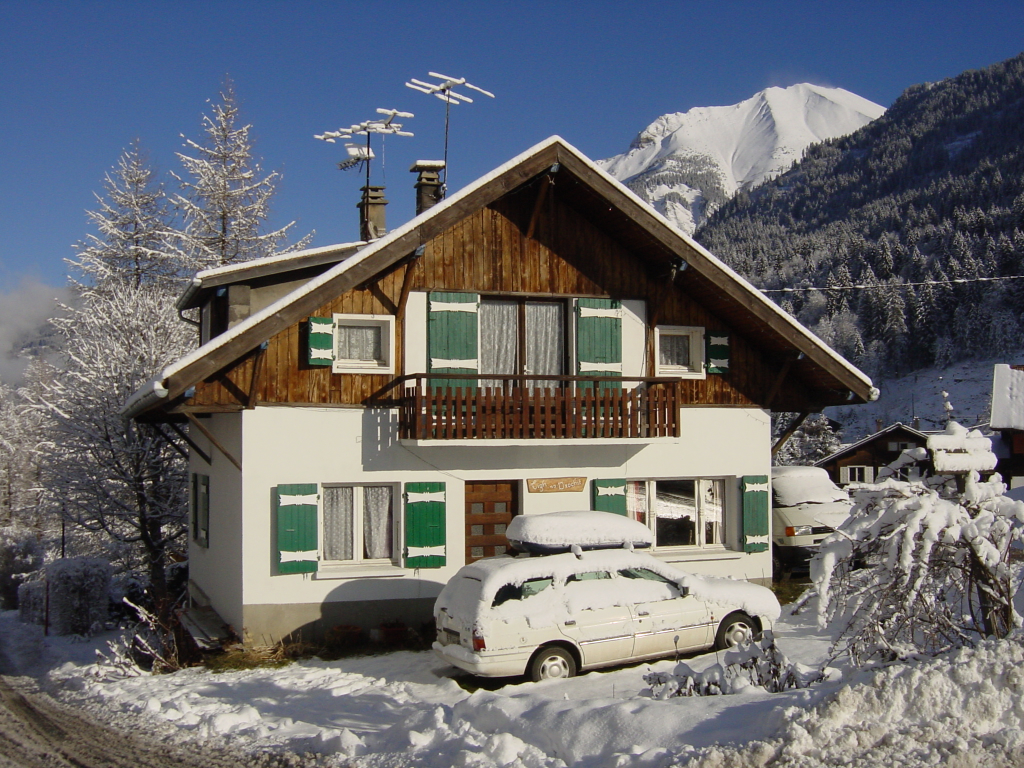
#> input picture photos/chalet1.jpg, 2048 x 1536 px (shown at 1/2 size)
$ python make_email_header.py
#> lines starting #> are read from the running program, lines starting #| are printed output that depends on the picture
"""
Builds the email header banner from the chalet photo.

Output: photos/email-header.jpg — 1200x420 (shown at 600x210, retina ready).
Run from the repo root:  python tools/make_email_header.py
"""
from pathlib import Path

from PIL import Image

ROOT = Path(__file__).resolve().parent.parent
SOURCE = ROOT / "photos" / "chalet1.jpg"
TARGET = ROOT / "photos" / "email-header.jpg"

WIDTH, HEIGHT = 1200, 420
# Bias the crop upward so the roof, trees and mountain stay in frame
# instead of the cars and the driveway.
VERTICAL_BIAS = 0.34


def main() -> None:
    img = Image.open(SOURCE).convert("RGB")
#> img is the input picture: PIL image 2048x1536 RGB; mean R, G, B 103, 104.8, 110.1

    target_ratio = WIDTH / HEIGHT
    src_w, src_h = img.size
#> src_w = 2048; src_h = 1536

    if src_w / src_h > target_ratio:
        crop_h = src_h
        crop_w = round(src_h * target_ratio)
    else:
        crop_w = src_w
#> crop_w = 2048
        crop_h = round(src_w / target_ratio)
#> crop_h = 717

    left = (src_w - crop_w) // 2
#> left = 0
    top = round((src_h - crop_h) * VERTICAL_BIAS)
#> top = 278

    banner = img.crop((left, top, left + crop_w, top + crop_h))
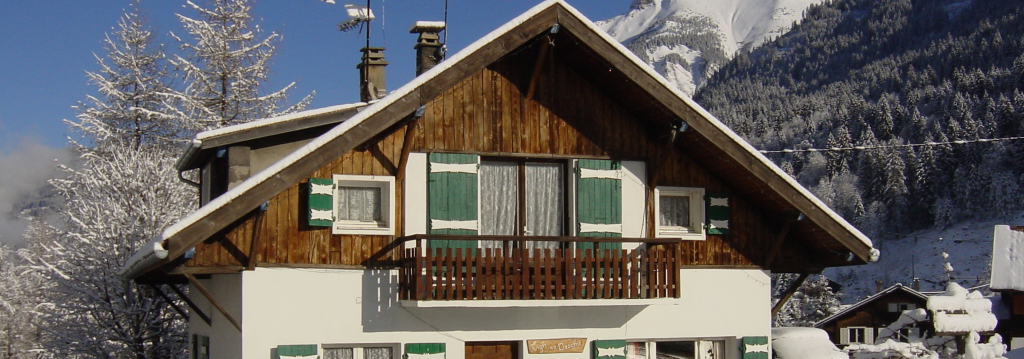
#> banner: PIL image 2048x717 RGB (shown at 1/2 size); mean R, G, B 98.7, 95.3, 94
    banner = banner.resize((WIDTH, HEIGHT), Image.LANCZOS)
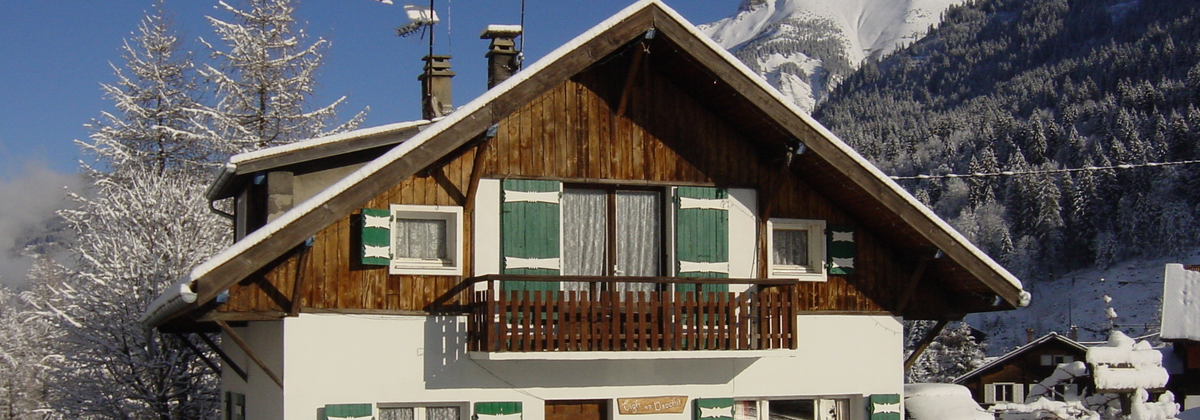
#> banner: PIL image 1200x420 RGB; mean R, G, B 98.7, 95.3, 94
    banner.save(TARGET, "JPEG", quality=82, optimize=True, progressive=True)

    print(f"{TARGET.relative_to(ROOT)} -> {banner.size}, {TARGET.stat().st_size // 1024} KB")
#| photos/email-header.jpg -> (1200, 420), 116 KB


if __name__ == "__main__":
    main()

$ run again, with photos/chalet2.jpg copied over photos/chalet1.jpg
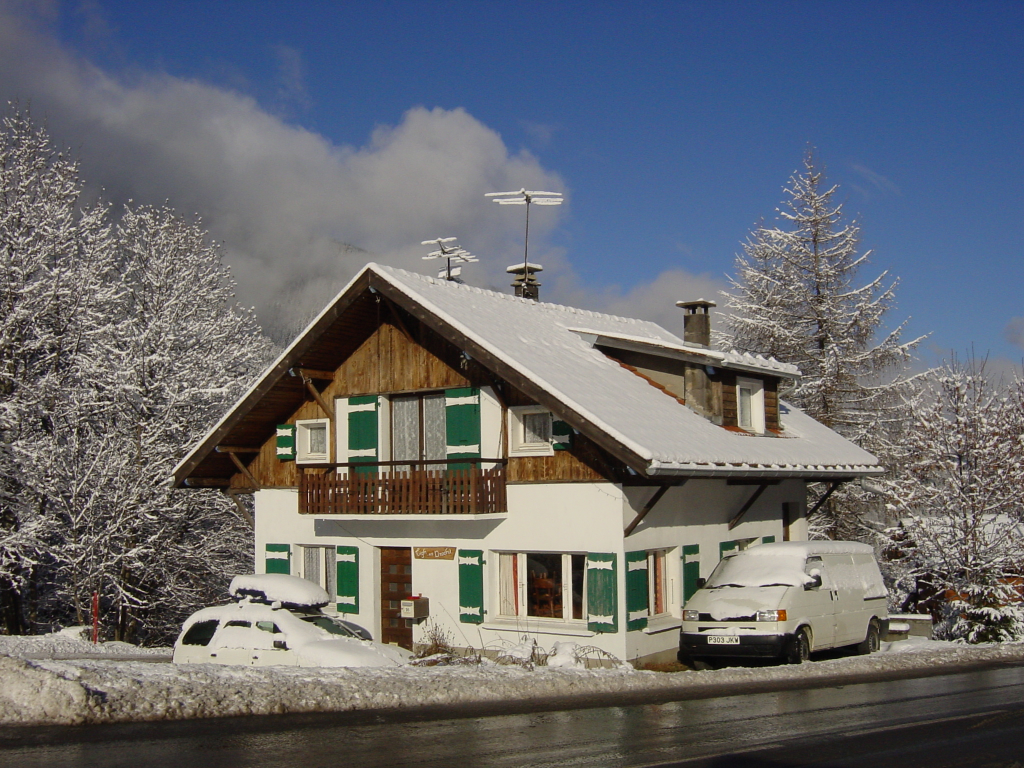
#> input picture photos/chalet2.jpg, 2048 x 1536 px (shown at 1/2 size)
#> in main, img is the input picture: PIL image 2048x1536 RGB; mean R, G, B 102.1, 104.6, 110.5
#> in main, `banner = img.crop((left, top, left + crop_w, top + crop_h))`:
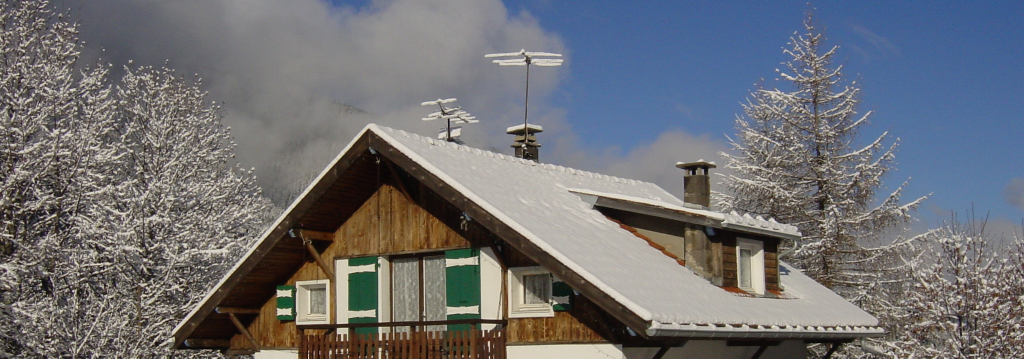
#> banner: PIL image 2048x717 RGB (shown at 1/2 size); mean R, G, B 110.8, 111.3, 115
#> in main, `banner = banner.resize((WIDTH, HEIGHT), Image.LANCZOS)`:
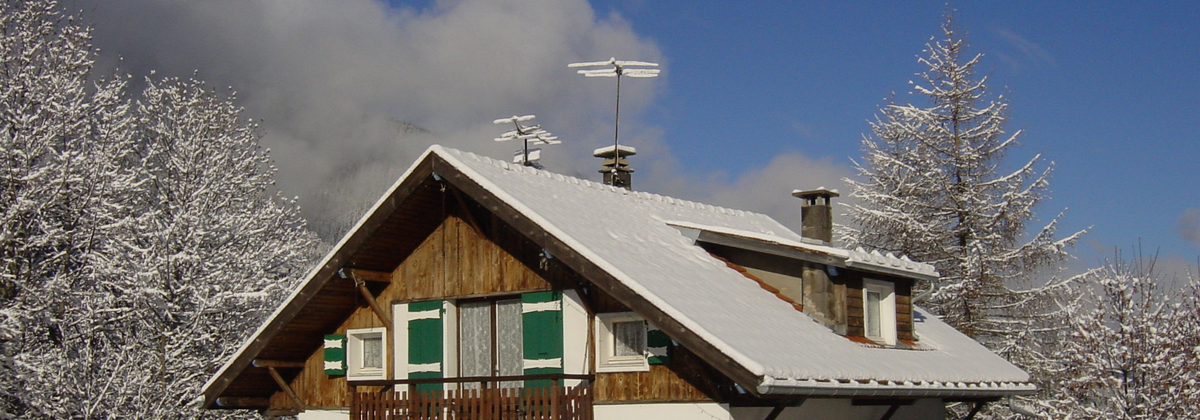
#> banner: PIL image 1200x420 RGB; mean R, G, B 110.8, 111.3, 115
#| photos/email-header.jpg -> (1200, 420), 116 KB

$ run again, with photos/chalet3.jpg copied over photos/chalet1.jpg
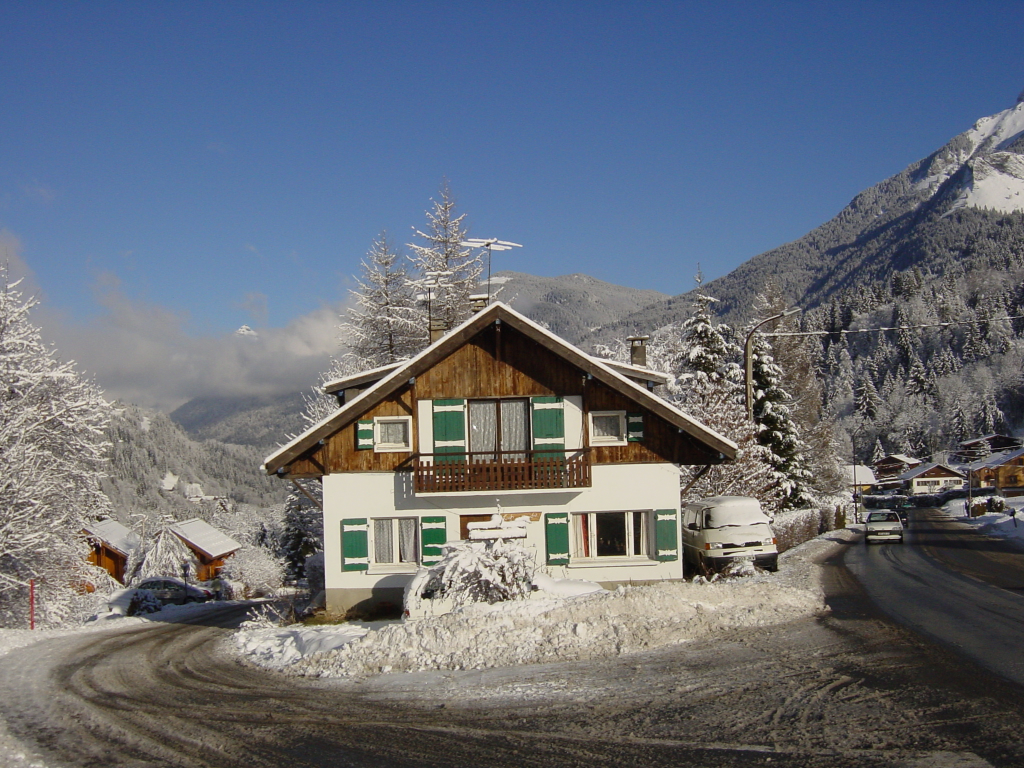
#> input picture photos/chalet3.jpg, 2048 x 1536 px (shown at 1/2 size)
#> in main, img is the input picture: PIL image 2048x1536 RGB; mean R, G, B 102.7, 109.2, 120.5
#> in main, `banner = img.crop((left, top, left + crop_w, top + crop_h))`:
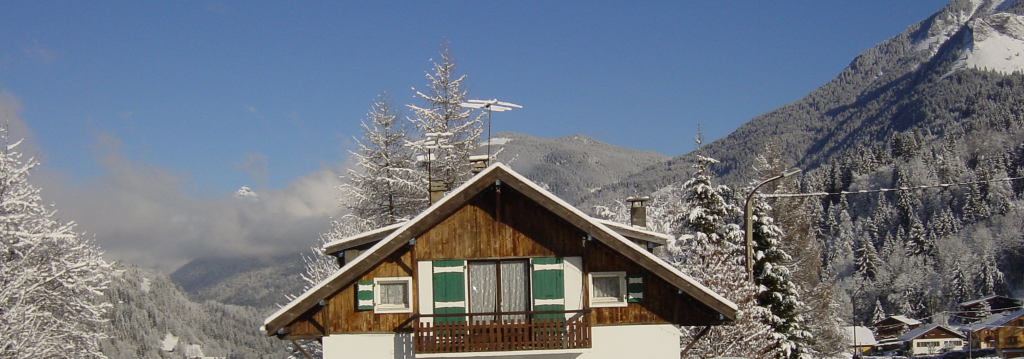
#> banner: PIL image 2048x717 RGB (shown at 1/2 size); mean R, G, B 108.6, 115.2, 126.2
#> in main, `banner = banner.resize((WIDTH, HEIGHT), Image.LANCZOS)`:
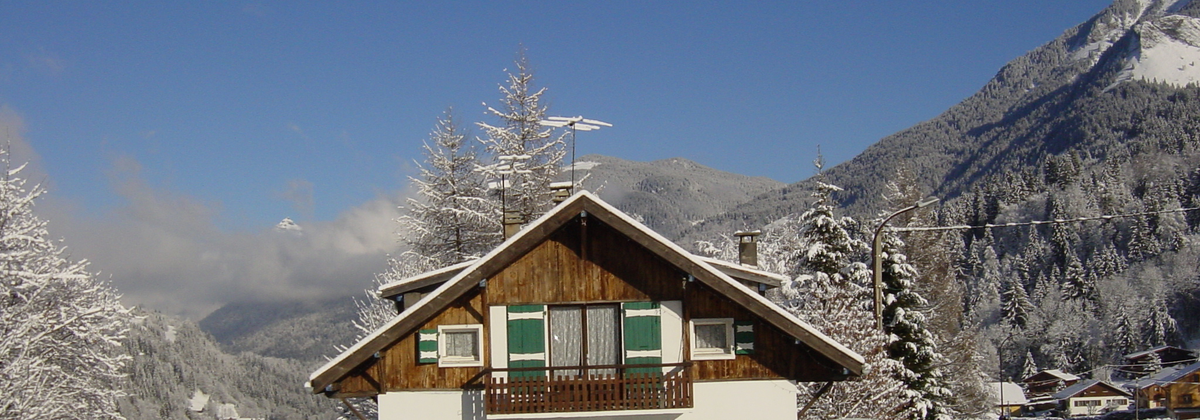
#> banner: PIL image 1200x420 RGB; mean R, G, B 108.6, 115.2, 126.2
#| photos/email-header.jpg -> (1200, 420), 116 KB

$ run again, with photos/11a_0015.jpg copied over photos/chalet1.jpg
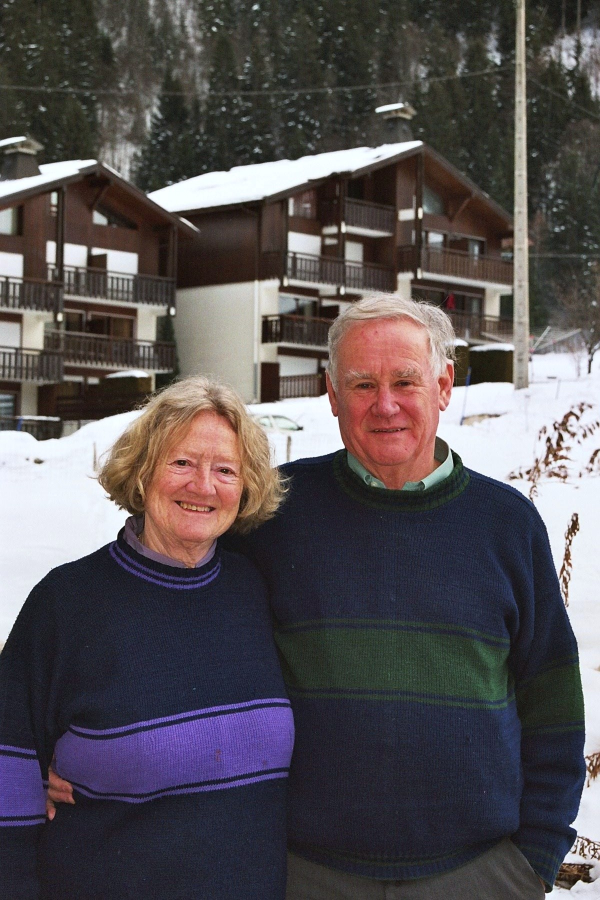
#> input picture photos/11a_0015.jpg, 1200 x 1800 px (shown at 1/2 size)
#> in main, img is the input picture: PIL image 1200x1800 RGB; mean R, G, B 86.8, 81.1, 83.8
#> in main, `banner = img.crop((left, top, left + crop_w, top + crop_h))`:
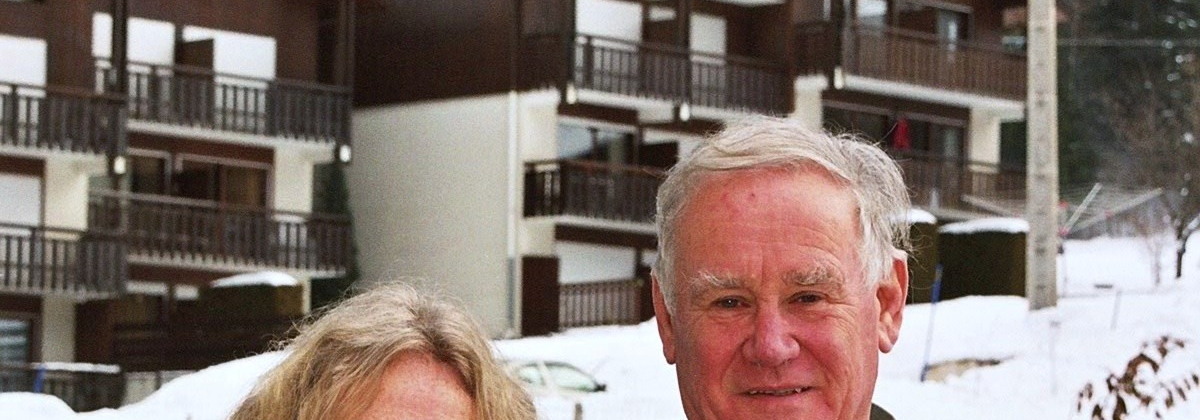
#> banner: PIL image 1200x420 RGB; mean R, G, B 131.9, 117, 110.6
#| photos/email-header.jpg -> (1200, 420), 116 KB
